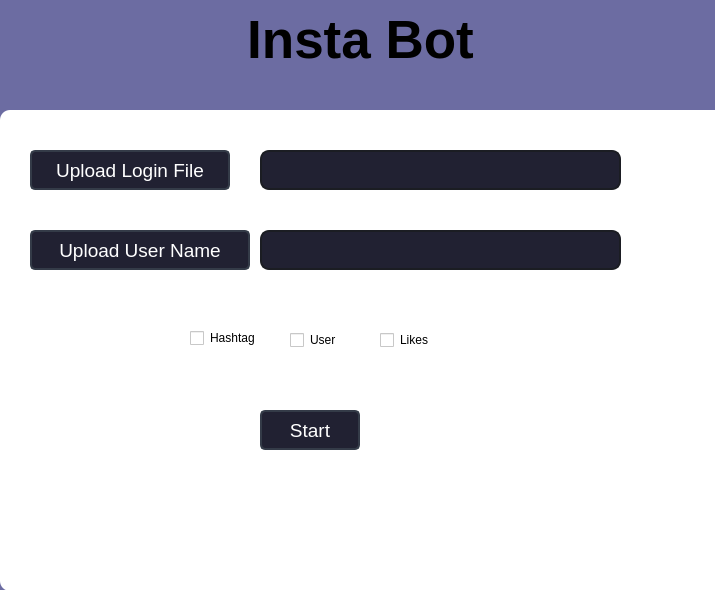
<?xml version="1.0" encoding="UTF-8"?>
<ui version="4.0">
 <class>MainWindow</class>
 <widget class="QMainWindow" name="MainWindow">
  <property name="geometry">
   <rect>
    <x>0</x>
    <y>0</y>
    <width>715</width>
    <height>590</height>
   </rect>
  </property>
  <property name="minimumSize">
   <size>
    <width>0</width>
    <height>0</height>
   </size>
  </property>
  <property name="maximumSize">
   <size>
    <width>16777215</width>
    <height>16777215</height>
   </size>
  </property>
  <property name="windowTitle">
   <string>MainWindow</string>
  </property>
  <property name="styleSheet">
   <string notr="true">background-color: rgb(255, 255, 255);</string>
  </property>
  <widget class="QWidget" name="centralwidget">
   <property name="styleSheet">
    <string notr="true">background-color: rgb(108, 108, 162);</string>
   </property>
   <widget class="QFrame" name="frame_27">
    <property name="geometry">
     <rect>
      <x>0</x>
      <y>110</y>
      <width>861</width>
      <height>481</height>
     </rect>
    </property>
    <property name="styleSheet">
     <string notr="true">background-color: rgb(255, 255, 255);
border-radius:10px;</string>
    </property>
    <property name="frameShape">
     <enum>QFrame::StyledPanel</enum>
    </property>
    <property name="frameShadow">
     <enum>QFrame::Raised</enum>
    </property>
    <widget class="QCheckBox" name="checkBox">
     <property name="geometry">
      <rect>
       <x>190</x>
       <y>220</y>
       <width>77</width>
       <height>16</height>
      </rect>
     </property>
     <property name="text">
      <string>Hashtag</string>
     </property>
    </widget>
    <widget class="QCheckBox" name="checkBox_2">
     <property name="geometry">
      <rect>
       <x>290</x>
       <y>220</y>
       <width>81</width>
       <height>20</height>
      </rect>
     </property>
     <property name="text">
      <string>User</string>
     </property>
    </widget>
    <widget class="QCheckBox" name="checkBox_3">
     <property name="geometry">
      <rect>
       <x>380</x>
       <y>220</y>
       <width>81</width>
       <height>20</height>
      </rect>
     </property>
     <property name="text">
      <string>Likes</string>
     </property>
    </widget>
   </widget>
   <widget class="QPushButton" name="pushButton_18">
    <property name="geometry">
     <rect>
      <x>260</x>
      <y>410</y>
      <width>100</width>
      <height>40</height>
     </rect>
    </property>
    <property name="minimumSize">
     <size>
      <width>100</width>
      <height>40</height>
     </size>
    </property>
    <property name="maximumSize">
     <size>
      <width>100</width>
      <height>40</height>
     </size>
    </property>
    <property name="font">
     <font>
      <family>MS Shell Dlg 2</family>
      <pointsize>14</pointsize>
      <weight>50</weight>
      <italic>false</italic>
      <bold>false</bold>
     </font>
    </property>
    <property name="styleSheet">
     <string notr="true">QPushButton {
	border: 2px solid rgb(52, 59, 72);
	border-radius: 5px;	
	background-color: rgb(33, 33, 50);
	color: rgb(255, 255, 255);
}
QPushButton:hover {
	background-color: rgb(57, 65, 80);
	border: 2px solid rgb(61, 70, 86);
}
QPushButton:pressed {	
	background-color: rgb(35, 40, 49);
	border: 2px solid rgb(43, 50, 61);
}</string>
    </property>
    <property name="text">
     <string>Start</string>
    </property>
   </widget>
   <widget class="QLineEdit" name="lineEdit_7">
    <property name="geometry">
     <rect>
      <x>260</x>
      <y>150</y>
      <width>361</width>
      <height>40</height>
     </rect>
    </property>
    <property name="minimumSize">
     <size>
      <width>0</width>
      <height>40</height>
     </size>
    </property>
    <property name="styleSheet">
     <string notr="true">QLineEdit {
	background-color: rgb(33, 33, 50);
	border-radius: 9px;
	border: 2px solid rgb(27, 29, 35);
	padding-left: 10px;
	color: rgb(255, 255, 255);
}
QLineEdit:hover {
	border: 2px solid rgb(64, 71, 88);
	border-radius: 9px;
}
QLineEdit:focus {
	border: 2px solid rgb(91, 101, 124);
}</string>
    </property>
    <property name="text">
     <string/>
    </property>
   </widget>
   <widget class="QLabel" name="label_39">
    <property name="geometry">
     <rect>
      <x>30</x>
      <y>10</y>
      <width>661</width>
      <height>100</height>
     </rect>
    </property>
    <property name="maximumSize">
     <size>
      <width>16777215</width>
      <height>100</height>
     </size>
    </property>
    <property name="font">
     <font>
      <family>Segoe UI</family>
      <pointsize>40</pointsize>
     </font>
    </property>
    <property name="styleSheet">
     <string notr="true">color: rgb(0, 0, 0);</string>
    </property>
    <property name="text">
     <string>&lt;html&gt;&lt;head/&gt;&lt;body&gt;&lt;p&gt;&lt;span style=&quot; font-weight:600;&quot;&gt;Insta Bot&lt;/span&gt;&lt;/p&gt;&lt;/body&gt;&lt;/html&gt;</string>
    </property>
    <property name="alignment">
     <set>Qt::AlignHCenter|Qt::AlignTop</set>
    </property>
   </widget>
   <widget class="QPushButton" name="pushButton_20">
    <property name="geometry">
     <rect>
      <x>30</x>
      <y>150</y>
      <width>200</width>
      <height>40</height>
     </rect>
    </property>
    <property name="minimumSize">
     <size>
      <width>200</width>
      <height>40</height>
     </size>
    </property>
    <property name="maximumSize">
     <size>
      <width>100</width>
      <height>40</height>
     </size>
    </property>
    <property name="font">
     <font>
      <family>MS Shell Dlg 2</family>
      <pointsize>14</pointsize>
      <weight>50</weight>
      <italic>false</italic>
      <bold>false</bold>
     </font>
    </property>
    <property name="styleSheet">
     <string notr="true">QPushButton {
	border: 2px solid rgb(52, 59, 72);
	border-radius: 5px;	
	background-color: rgb(33, 33, 50);
	color: rgb(255, 255, 255);
}
QPushButton:hover {
	background-color: rgb(57, 65, 80);
	border: 2px solid rgb(61, 70, 86);
}
QPushButton:pressed {	
	background-color: rgb(35, 40, 49);
	border: 2px solid rgb(43, 50, 61);
}</string>
    </property>
    <property name="text">
     <string>Upload Login File</string>
    </property>
   </widget>
   <widget class="QPushButton" name="pushButton_21">
    <property name="geometry">
     <rect>
      <x>30</x>
      <y>230</y>
      <width>220</width>
      <height>40</height>
     </rect>
    </property>
    <property name="minimumSize">
     <size>
      <width>220</width>
      <height>40</height>
     </size>
    </property>
    <property name="maximumSize">
     <size>
      <width>100</width>
      <height>40</height>
     </size>
    </property>
    <property name="font">
     <font>
      <family>MS Shell Dlg 2</family>
      <pointsize>14</pointsize>
      <weight>50</weight>
      <italic>false</italic>
      <bold>false</bold>
     </font>
    </property>
    <property name="styleSheet">
     <string notr="true">QPushButton {
	border: 2px solid rgb(52, 59, 72);
	border-radius: 5px;	
	background-color: rgb(33, 33, 50);
	color: rgb(255, 255, 255);
}
QPushButton:hover {
	background-color: rgb(57, 65, 80);
	border: 2px solid rgb(61, 70, 86);
}
QPushButton:pressed {	
	background-color: rgb(35, 40, 49);
	border: 2px solid rgb(43, 50, 61);
}</string>
    </property>
    <property name="text">
     <string>Upload User Name</string>
    </property>
   </widget>
   <widget class="QLineEdit" name="lineEdit_8">
    <property name="geometry">
     <rect>
      <x>260</x>
      <y>230</y>
      <width>361</width>
      <height>40</height>
     </rect>
    </property>
    <property name="minimumSize">
     <size>
      <width>0</width>
      <height>40</height>
     </size>
    </property>
    <property name="styleSheet">
     <string notr="true">QLineEdit {
	background-color: rgb(33, 33, 50);
	border-radius: 9px;
	border: 2px solid rgb(27, 29, 35);
	padding-left: 10px;
	color: rgb(255, 255, 255);
}
QLineEdit:hover {
	border: 2px solid rgb(64, 71, 88);
	border-radius: 9px;
}
QLineEdit:focus {
	border: 2px solid rgb(91, 101, 124);
}</string>
    </property>
    <property name="text">
     <string/>
    </property>
   </widget>
  </widget>
 </widget>
 <resources/>
 <connections/>
</ui>
